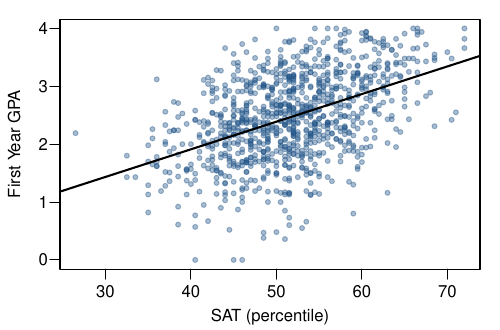

Generate this figure with R:
require(openintro)

d <- read.delim('satGPA.txt')

#plot(d$SATSum/2, d$FYGPA)
g <- lm(d$FYGPA ~ I(d$SATSum/2))

pdf('overallSATGPADataWithLSRLine.pdf', 5, 3.3)
par(mar=c(3, 3, 1, 1), mgp=c(1.8, 0.6, 0), las=1)
plot(d$SATSum/2, d$FYGPA, #, col=fadeColor(d$sex, '88'), pch=c(1,20)[d$sex], cex=c(1,1.5)[d$sex],
col='#22558863', pch=20, cex=1,
xlab='SAT (percentile)', ylab='First Year GPA')
abline(g, lwd=2)
dev.off()